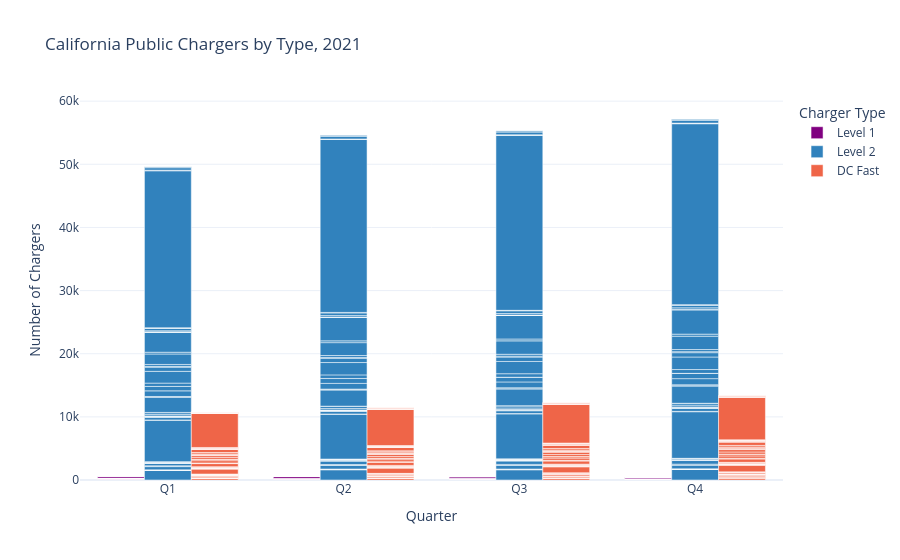
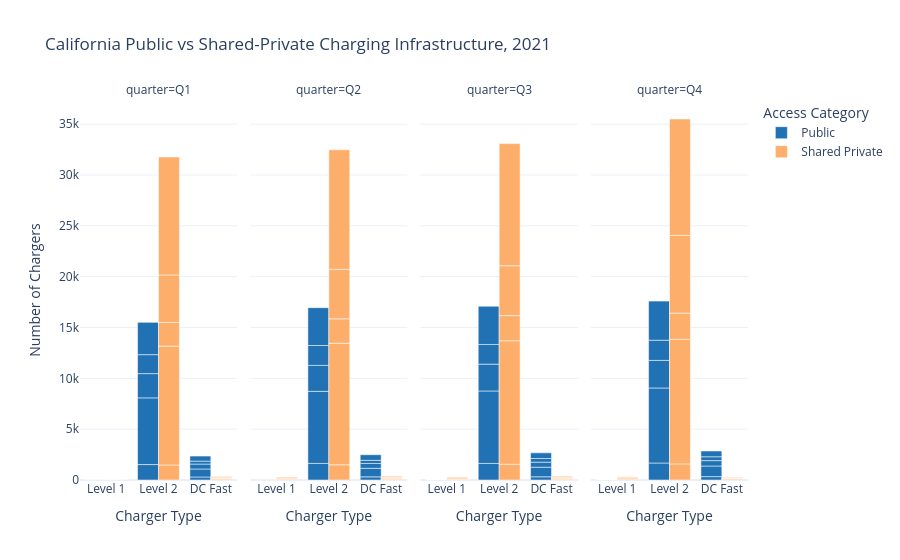

The notebook cell saved with these charts, in order:
### Code cell
# Charging Insights

# Consistent styling
template = "plotly_white"

# Public chargers by type
fig_types = px.bar(
    charger_df,
    x="quarter",
    y="chargers",
    color="charger_type",
    barmode="group",
    category_orders={"quarter": ["Q1", "Q2", "Q3", "Q4"]},
    title="California Public Chargers by Type, 2021",
    labels={
        "quarter": "Quarter",
        "chargers": "Number of Chargers",
        "charger_type": "Charger Type",
    },
    color_discrete_map={
        "Level 1": "#800080",
        "Level 2": "#3182BD",
        "DC Fast": "#EF6548",
    },
)

fig_types.update_layout(template=template)


#  Public vs shared-private infrastructure
comparison_cols = {
    "public_l1": ("Level 1", "Public"),
    "shared_private_l1": ("Level 1", "Shared Private"),
    "public_l2": ("Level 2", "Public"),
    "shared_private_l2": ("Level 2", "Shared Private"),
    "public_dc_fast": ("DC Fast", "Public"),
    "shared_private_dc_fast": ("DC Fast", "Shared Private"),
}

comparison_df = df.melt(
    id_vars=["county", "quarter", "quarter_num"],
    value_vars=list(comparison_cols.keys()),
    var_name="category",
    value_name="chargers",
)

comparison_df["charger_type"] = comparison_df["category"].map(
    lambda x: comparison_cols[x][0]
)
comparison_df["access"] = comparison_df["category"].map(
    lambda x: comparison_cols[x][1]
)

fig_access = px.bar(
    comparison_df,
    x="charger_type",
    y="chargers",
    color="access",
    barmode="group",
    facet_col="quarter",
    title="California Public vs Shared-Private Charging Infrastructure, 2021",
    labels={
        "charger_type": "Charger Type",
        "chargers": "Number of Chargers",
        "access": "Access Category",
    },
    color_discrete_map={
        "Public": "#2171B5",
        "Shared Private": "#FDAE6B",
    },
)

fig_access.update_layout(template=template)

fig_types.show()
fig_access.show()

### Figure 1 — Plotly figure (JSON) as saved in the notebook; plotly's stock layout.template omitted (floating-point values rounded to 4 significant figures; data arrays with more than 128 entries replaced by an {"elided": "..."} marker saying what was removed)
{"data": [{"alignmentgroup": "True", "hovertemplate": "Charger Type=Level 1<br>Quarter=%{x}<br>Number of Chargers=%{y}<extra></extra>", "legendgroup": "Level 1", "marker": {"color": "#800080", "pattern": {"shape": ""}}, "name": "Level 1", "offsetgroup": "Level 1", "orientation": "v", "showlegend": true, "textposition": "auto", "type": "bar", "x": {"elided": "232 str values"}, "xaxis": "x", "y": {"elided": "232 int values"}, "yaxis": "y"}, {"alignmentgroup": "True", "hovertemplate": "Charger Type=Level 2<br>Quarter=%{x}<br>Number of Chargers=%{y}<extra></extra>", "legendgroup": "Level 2", "marker": {"color": "#3182BD", "pattern": {"shape": ""}}, "name": "Level 2", "offsetgroup": "Level 2", "orientation": "v", "showlegend": true, "textposition": "auto", "type": "bar", "x": {"elided": "232 str values"}, "xaxis": "x", "y": {"elided": "232 int values"}, "yaxis": "y"}, {"alignmentgroup": "True", "hovertemplate": "Charger Type=DC Fast<br>Quarter=%{x}<br>Number of Chargers=%{y}<extra></extra>", "legendgroup": "DC Fast", "marker": {"color": "#EF6548", "pattern": {"shape": ""}}, "name": "DC Fast", "offsetgroup": "DC Fast", "orientation": "v", "showlegend": true, "textposition": "auto", "type": "bar", "x": {"elided": "232 str values"}, "xaxis": "x", "y": {"elided": "232 int values"}, "yaxis": "y"}], "layout": {"autosize": true, "barmode": "group", "legend": {"title": {"text": "Charger Type"}, "tracegroupgap": 0}, "title": {"text": "California Public Chargers by Type, 2021"}, "xaxis": {"anchor": "y", "autorange": true, "categoryarray": ["Q1", "Q2", "Q3", "Q4"], "categoryorder": "array", "domain": [0, 1], "range": [-0.5, 3.5], "title": {"text": "Quarter"}, "type": "category"}, "yaxis": {"anchor": "x", "autorange": true, "domain": [0, 1], "range": [0, 60190.0], "title": {"text": "Number of Chargers"}, "type": "linear"}}}

### Figure 2 — Plotly figure (JSON) as saved in the notebook; plotly's stock layout.template omitted (floating-point values rounded to 4 significant figures)
{"data": [{"alignmentgroup": "True", "hovertemplate": "Access Category=Public<br>quarter=Q1<br>Charger Type=%{x}<br>Number of Chargers=%{y}<extra></extra>", "legendgroup": "Public", "marker": {"color": "#2171B5", "pattern": {"shape": ""}}, "name": "Public", "offsetgroup": "Public", "orientation": "v", "showlegend": true, "textposition": "auto", "type": "bar", "x": ["Level 1", "Level 1", "Level 1", "Level 1", "Level 1", "Level 2", "Level 2", "Level 2", "Level 2", "Level 2", "DC Fast", "DC Fast", "DC Fast", "DC Fast", "DC Fast"], "xaxis": "x", "y": [14, 33, 9, 2, 11, 1519, 6560, 2384, 1863, 3181, 296, 787, 487, 287, 499], "yaxis": "y"}, {"alignmentgroup": "True", "hovertemplate": "Access Category=Public<br>quarter=Q2<br>Charger Type=%{x}<br>Number of Chargers=%{y}<extra></extra>", "legendgroup": "Public", "marker": {"color": "#2171B5", "pattern": {"shape": ""}}, "name": "Public", "offsetgroup": "Public", "orientation": "v", "showlegend": false, "textposition": "auto", "type": "bar", "x": ["Level 1", "Level 1", "Level 1", "Level 1", "Level 1", "Level 2", "Level 2", "Level 2", "Level 2", "Level 2", "DC Fast", "DC Fast", "DC Fast", "DC Fast", "DC Fast"], "xaxis": "x2", "y": [14, 33, 9, 2, 6, 1633, 7087, 2552, 1955, 3722, 310, 842, 477, 307, 549], "yaxis": "y2"}, {"alignmentgroup": "True", "hovertemplate": "Access Category=Public<br>quarter=Q3<br>Charger Type=%{x}<br>Number of Chargers=%{y}<extra></extra>", "legendgroup": "Public", "marker": {"color": "#2171B5", "pattern": {"shape": ""}}, "name": "Public", "offsetgroup": "Public", "orientation": "v", "showlegend": false, "textposition": "auto", "type": "bar", "x": ["Level 1", "Level 1", "Level 1", "Level 1", "Level 1", "Level 2", "Level 2", "Level 2", "Level 2", "Level 2", "DC Fast", "DC Fast", "DC Fast", "DC Fast", "DC Fast"], "xaxis": "x3", "y": [14, 33, 9, 2, 3, 1633, 7124, 2638, 1938, 3756, 315, 944, 495, 364, 551], "yaxis": "y3"}, {"alignmentgroup": "True", "hovertemplate": "Access Category=Public<br>quarter=Q4<br>Charger Type=%{x}<br>Number of Chargers=%{y}<extra></extra>", "legendgroup": "Public", "marker": {"color": "#2171B5", "pattern": {"shape": ""}}, "name": "Public", "offsetgroup": "Public", "orientation": "v", "showlegend": false, "textposition": "auto", "type": "bar", "x": ["Level 1", "Level 1", "Level 1", "Level 1", "Level 1", "Level 2", "Level 2", "Level 2", "Level 2", "Level 2", "DC Fast", "DC Fast", "DC Fast", "DC Fast", "DC Fast"], "xaxis": "x4", "y": [6, 31, 4, 2, 3, 1671, 7380, 2714, 1984, 3849, 332, 1042, 533, 379, 565], "yaxis": "y4"}, {"alignmentgroup": "True", "hovertemplate": "Access Category=Shared Private<br>quarter=Q1<br>Charger Type=%{x}<br>Number of Chargers=%{y}<extra></extra>", "legendgroup": "Shared Private", "marker": {"color": "#FDAE6B", "pattern": {"shape": ""}}, "name": "Shared Private", "offsetgroup": "Shared Private", "orientation": "v", "showlegend": true, "textposition": "auto", "type": "bar", "x": ["Level 1", "Level 1", "Level 1", "Level 1", "Level 1", "Level 2", "Level 2", "Level 2", "Level 2", "Level 2", "DC Fast", "DC Fast", "DC Fast", "DC Fast", "DC Fast"], "xaxis": "x", "y": [14, 46, 0, 3, 20, 1472, 11694, 2324, 4678, 11599, 38, 116, 38, 41, 96], "yaxis": "y"}, {"alignmentgroup": "True", "hovertemplate": "Access Category=Shared Private<br>quarter=Q2<br>Charger Type=%{x}<br>Number of Chargers=%{y}<extra></extra>", "legendgroup": "Shared Private", "marker": {"color": "#FDAE6B", "pattern": {"shape": ""}}, "name": "Shared Private", "offsetgroup": "Shared Private", "orientation": "v", "showlegend": false, "textposition": "auto", "type": "bar", "x": ["Level 1", "Level 1", "Level 1", "Level 1", "Level 1", "Level 2", "Level 2", "Level 2", "Level 2", "Level 2", "DC Fast", "DC Fast", "DC Fast", "DC Fast", "DC Fast"], "xaxis": "x2", "y": [63, 147, 0, 5, 74, 1497, 11954, 2401, 4874, 11755, 43, 130, 38, 56, 96], "yaxis": "y2"}, {"alignmentgroup": "True", "hovertemplate": "Access Category=Shared Private<br>quarter=Q3<br>Charger Type=%{x}<br>Number of Chargers=%{y}<extra></extra>", "legendgroup": "Shared Private", "marker": {"color": "#FDAE6B", "pattern": {"shape": ""}}, "name": "Shared Private", "offsetgroup": "Shared Private", "orientation": "v", "showlegend": false, "textposition": "auto", "type": "bar", "x": ["Level 1", "Level 1", "Level 1", "Level 1", "Level 1", "Level 2", "Level 2", "Level 2", "Level 2", "Level 2", "DC Fast", "DC Fast", "DC Fast", "DC Fast", "DC Fast"], "xaxis": "x3", "y": [66, 147, 0, 17, 75, 1554, 12141, 2477, 4901, 12011, 43, 131, 38, 56, 102], "yaxis": "y3"}, {"alignmentgroup": "True", "hovertemplate": "Access Category=Shared Private<br>quarter=Q4<br>Charger Type=%{x}<br>Number of Chargers=%{y}<extra></extra>", "legendgroup": "Shared Private", "marker": {"color": "#FDAE6B", "pattern": {"shape": ""}}, "name": "Shared Private", "offsetgroup": "Shared Private", "orientation": "v", "showlegend": false, "textposition": "auto", "type": "bar", "x": ["Level 1", "Level 1", "Level 1", "Level 1", "Level 1", "Level 2", "Level 2", "Level 2", "Level 2", "Level 2", "DC Fast", "DC Fast", "DC Fast", "DC Fast", "DC Fast"], "xaxis": "x4", "y": [70, 147, 0, 17, 75, 1583, 12252, 2581, 7649, 11440, 35, 98, 20, 49, 55], "yaxis": "y4"}], "layout": {"annotations": [{"font": {}, "showarrow": false, "text": "quarter=Q1", "x": 0.1175, "xanchor": "center", "xref": "paper", "y": 1, "yanchor": "bottom", "yref": "paper"}, {"font": {}, "showarrow": false, "text": "quarter=Q2", "x": 0.3725, "xanchor": "center", "xref": "paper", "y": 1, "yanchor": "bottom", "yref": "paper"}, {"font": {}, "showarrow": false, "text": "quarter=Q3", "x": 0.6275, "xanchor": "center", "xref": "paper", "y": 1, "yanchor": "bottom", "yref": "paper"}, {"font": {}, "showarrow": false, "text": "quarter=Q4", "x": 0.8825, "xanchor": "center", "xref": "paper", "y": 1, "yanchor": "bottom", "yref": "paper"}], "autosize": true, "barmode": "group", "legend": {"title": {"text": "Access Category"}, "tracegroupgap": 0}, "title": {"text": "California Public vs Shared-Private Charging Infrastructure, 2021"}, "xaxis": {"anchor": "y", "autorange": true, "domain": [0, 0.235], "range": [-0.5, 2.5], "title": {"text": "Charger Type"}, "type": "category"}, "xaxis2": {"anchor": "y2", "autorange": true, "domain": [0.255, 0.49], "matches": "x", "range": [-0.5, 2.5], "title": {"text": "Charger Type"}, "type": "category"}, "xaxis3": {"anchor": "y3", "autorange": true, "domain": [0.51, 0.745], "matches": "x", "range": [-0.5, 2.5], "title": {"text": "Charger Type"}, "type": "category"}, "xaxis4": {"anchor": "y4", "autorange": true, "domain": [0.765, 1.0], "matches": "x", "range": [-0.5, 2.5], "title": {"text": "Charger Type"}, "type": "category"}, "yaxis": {"anchor": "x", "autorange": true, "domain": [0, 1], "range": [0, 37370.0], "title": {"text": "Number of Chargers"}, "type": "linear"}, "yaxis2": {"anchor": "x2", "autorange": true, "domain": [0, 1], "matches": "y", "range": [0, 37370.0], "showticklabels": false, "type": "linear"}, "yaxis3": {"anchor": "x3", "autorange": true, "domain": [0, 1], "matches": "y", "range": [0, 37370.0], "showticklabels": false, "type": "linear"}, "yaxis4": {"anchor": "x4", "autorange": true, "domain": [0, 1], "matches": "y", "range": [0, 37370.0], "showticklabels": false, "type": "linear"}}}
